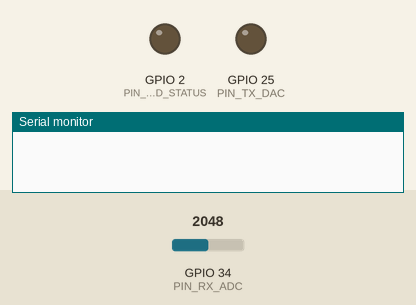
Recording of a sketch running on a simulated ESP32. Parts: output pins drawn as LEDs (lit = HIGH), the last lines printed to the serial monitor. Dashed ring = blinking. The test bench sets the inputs (shaded band); at power-on: GPIO 34 (PIN_RX_ADC) = 2048 (analog values on the 0–4095 scale).

Above: at 0.0 s.
At 1.1 s:
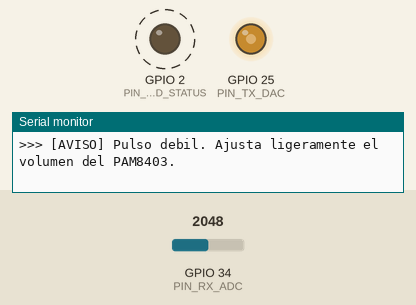
Timing chart, 0 to 41.0 s (numbered marks = the images above):
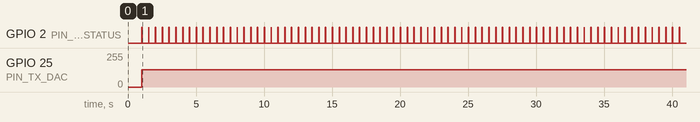

Measured:
- by itself, GPIO 2 (PIN_LED_STATUS): alternates HIGH for 0.03 s and LOW for 0.47 s

The sketch:

04_loopback_acustico.ino
```cpp
/**
 * Test 04: Loopback acustico
 * Este test emite pulsos acusticos y los detecta mediante un microfono.
 * Mide la correlacion entre la señal emitida y la capturada para verificar el acople directo.
 */

#include "driver/dac.h"
#include "config.h"
#include "dsp_radar.h"

uint8_t dac_pulso_tx[N_PULSO_TX];
float   ref_pulso_tx[N_PULSO_TX];

uint16_t adc_raw_rx[N_CAPTURA_RX];
float    senal_rx[N_CAPTURA_RX];
float    corr_out[N_CORRELACION];

unsigned long ultimo_disparo_ms = 0;
int contador_pulsos = 0;

void setup() {
    Serial.begin(VELOCIDAD_SERIAL);
    delay(1000);

    pinMode(PIN_LED_STATUS, OUTPUT);
    digitalWrite(PIN_LED_STATUS, LOW);

    analogReadResolution(12);
    analogSetPinAttenuation(PIN_RX_ADC, ADC_11db);

    dac_output_enable(DAC_CHANNEL_1);
    dac_output_voltage(DAC_CHANNEL_1, 128);

    dsp_sintetizar_pulso(dac_pulso_tx, ref_pulso_tx, N_PULSO_TX, FREQ_SONAR_HZ, (float)FS_HZ);

    Serial.println("\nTest 04: Loopback acustico (deteccion de pulso propio)");
    Serial.println("El parlante emite pulsos cortos y el microfono captura el sonido.");
    Serial.println("La FFT calcula la correlacion para verificar el acople directo.\n");
}

void loop() {
    if (millis() - ultimo_disparo_ms < PERIODO_TEST_MS) {
        return;
    }
    ultimo_disparo_ms = millis();
    contador_pulsos++;

    digitalWrite(PIN_LED_STATUS, HIGH);

    // 1. emite el pulso y captura la senal en el ADC a 10 kHz
    for (int n = 0; n < N_CAPTURA_RX; n++) {
        unsigned long t0 = micros();

        if (n < N_PULSO_TX) {
            dac_output_voltage(DAC_CHANNEL_1, dac_pulso_tx[n]);
        } else {
            dac_output_voltage(DAC_CHANNEL_1, 128);
        }

        adc_raw_rx[n] = analogRead(PIN_RX_ADC);

        while (micros() - t0 < TS_US) {
            // espera activa a 100 us
        }
    }
    dac_output_voltage(DAC_CHANNEL_1, 128);
    digitalWrite(PIN_LED_STATUS, LOW);

    // 2. remueve el offset DC de la captura
    float suma_adc = 0.0f;
    for (int n = 0; n < N_CAPTURA_RX; n++) {
        suma_adc += adc_raw_rx[n];
    }
    float media_dc = suma_adc / (float)N_CAPTURA_RX;

    for (int n = 0; n < N_CAPTURA_RX; n++) {
        senal_rx[n] = (float)adc_raw_rx[n] - media_dc;
    }

    // 3. calcula la correlacion cruzada mediante FFT radix-2
    unsigned long t_dsp_0 = micros();
    dsp_correlacion_cruzada(senal_rx, N_CAPTURA_RX, ref_pulso_tx, N_PULSO_TX, corr_out, N_FFT_PUNTOS);
    unsigned long t_dsp_us = micros() - t_dsp_0;

    // 4. busca el pico maximo absoluto
    float max_corr = 0.0f;
    int m_pico = 0;
    for (int m = 0; m < N_CORRELACION; m++) {
        float val = fabsf(corr_out[m]);
        if (val > max_corr) {
            max_corr = val;
            m_pico = m;
        }
    }

    float retardo_ms = ((float)m_pico / (float)FS_HZ) * 1000.0f;

    // 5. imprime los datos y el perfil de correlacion
    Serial.println("----------------------------------------------------------------------");
    Serial.printf("[PULSO #%3d] Pico en muestra m = %2d (%4.2f ms) | Amplitud Corr: %6.1f | DSP: %lu us\n",
                  contador_pulsos, m_pico, retardo_ms, max_corr, t_dsp_us);

    Serial.print("Perfil Corr [m=0..34]: ");
    for (int m = 0; m < 35; m++) {
        float norm = (max_corr > 0.0f) ? (fabsf(corr_out[m]) / max_corr) : 0.0f;
        if (m == m_pico) {
            Serial.print("*"); // pico detectado
        } else if (norm > 0.6f) {
            Serial.print("#");
        } else if (norm > 0.3f) {
            Serial.print("-");
        } else {
            Serial.print(".");
        }
    }
    Serial.println();

    if (m_pico <= 8 && max_corr > 80.0f) {
        Serial.println(">>> [EXITO] Acople acustico directo detectado correctamente.");
    } else if (max_corr <= 80.0f) {
        Serial.println(">>> [AVISO] Pulso debil. Ajusta ligeramente el volumen del PAM8403.");
    } else {
        Serial.println(">>> [ECO DETECTADO]");
    }
}
```

dsp_radar.cpp
```cpp
#include "dsp_radar.h"
#include <math.h>

void dsp_sintetizar_pulso(uint8_t* dac_out, float* ref_out, int n_puntos, float f0, float fs) {
    for (int n = 0; n < n_puntos; n++) {
        float t = (float)n / fs;
        // ventana de Hann para suavizar el pulso
        float ventana = 0.5f * (1.0f - cosf(2.0f * PI * n / (n_puntos - 1)));
        float tono = sinf(2.0f * PI * f0 * t);
        float senal_modulada = tono * ventana;

        ref_out[n] = senal_modulada;

        int val_dac = (int)(128.0f + 120.0f * senal_modulada);
        if (val_dac < 0) val_dac = 0;
        if (val_dac > 255) val_dac = 255;
        dac_out[n] = (uint8_t)val_dac;
    }
}

void dsp_fft_radix2(Complex* X, int N, bool es_inversa) {
    int j = 0;
    for (int i = 0; i < N - 1; i++) {
        if (i < j) {
            Complex temp = X[i];
            X[i] = X[j];
            X[j] = temp;
        }
        int k = N >> 1;
        while (k <= j) {
            j -= k;
            k >>= 1;
        }
        j += k;
    }

    for (int len = 2; len <= N; len <<= 1) {
        float angulo = 2.0f * PI / len * (es_inversa ? 1.0f : -1.0f);
        Complex wlen(cosf(angulo), sinf(angulo));
        int mitad = len >> 1;

        for (int i = 0; i < N; i += len) {
            Complex w(1.0f, 0.0f);
            for (int k = 0; k < mitad; k++) {
                Complex u = X[i + k];
                Complex v = X[i + k + mitad] * w;
                X[i + k] = u + v;
                X[i + k + mitad] = u - v;
                w = w * wlen;
            }
        }
    }

    if (es_inversa) {
        float inv_N = 1.0f / (float)N;
        for (int i = 0; i < N; i++) {
            X[i].real *= inv_N;
            X[i].imag *= inv_N;
        }
    }
}

static Complex buf_fft_rx[N_FFT_PUNTOS];
static Complex buf_fft_tx[N_FFT_PUNTOS];
static Complex buf_fft_prod[N_FFT_PUNTOS];

void dsp_correlacion_cruzada(
    const float* senal_rx, int n_rx,
    const float* senal_tx, int n_tx,
    float* r_out, int n_fft
) {
    for (int i = 0; i < n_fft; i++) {
        buf_fft_rx[i] = (i < n_rx) ? Complex(senal_rx[i], 0.0f) : Complex(0.0f, 0.0f);
        buf_fft_tx[i] = (i < n_tx) ? Complex(senal_tx[i], 0.0f) : Complex(0.0f, 0.0f);
    }

    dsp_fft_radix2(buf_fft_rx, n_fft, false);
    dsp_fft_radix2(buf_fft_tx, n_fft, false);

    for (int k = 0; k < n_fft; k++) {
        buf_fft_prod[k] = buf_fft_rx[k] * buf_fft_tx[k].conj();
    }

    dsp_fft_radix2(buf_fft_prod, n_fft, true);

    int n_validas = n_rx - n_tx + 1;
    for (int m = 0; m < n_validas; m++) {
        r_out[m] = buf_fft_prod[m].real;
    }
}
```

dsp_radar.h
```cpp
#ifndef DSP_RADAR_H
#define DSP_RADAR_H

#include "config.h"
#include <stdint.h>
#include <math.h>

#ifndef PI
#define PI 3.14159265358979323846f
#endif

// numeros complejos para calculo de la FFT
struct Complex {
    float real;
    float imag;

    Complex() : real(0.0f), imag(0.0f) {}
    Complex(float r, float i) : real(r), imag(i) {}

    inline Complex operator+(const Complex& b) const {
        return Complex(real + b.real, imag + b.imag);
    }
    inline Complex operator-(const Complex& b) const {
        return Complex(real - b.real, imag - b.imag);
    }
    inline Complex operator*(const Complex& b) const {
        return Complex(real * b.real - imag * b.imag, real * b.imag + imag * b.real);
    }
    inline Complex conj() const {
        return Complex(real, -imag);
    }
};

void dsp_sintetizar_pulso(uint8_t* dac_out, float* ref_out, int n_puntos, float f0, float fs);
void dsp_fft_radix2(Complex* X, int N, bool es_inversa = false);
void dsp_correlacion_cruzada(
    const float* senal_rx, int n_rx,
    const float* senal_tx, int n_tx,
    float* r_out, int n_fft
);

#endif // DSP_RADAR_H
```

config.h
```cpp
#ifndef CONFIG_H
#define CONFIG_H

#include <stdint.h>

#define PIN_TX_DAC          25  // salida dac1 hacia el amplificador PAM8403
#define PIN_RX_ADC          34  // entrada adc1 conectada al microfono
#define PIN_LED_STATUS       2  // led azul integrado en la placa

#define FS_HZ               10000       // frecuencia de muestreo de 10 kHz (Ts = 100 us)
#define TS_US               (1000000 / FS_HZ)

#define FREQ_SONAR_HZ       1500.0f     // tono de prueba de 1.5 kHz
#define VEL_SONIDO_MS       343.0f

#define N_PULSO_TX          64          // 64 muestras de pulso (6.4 ms)
#define N_CAPTURA_RX        256         // 256 muestras de captura (25.6 ms)
#define N_FFT_PUNTOS        512         // zero-padding para la fft radix-2
#define N_CORRELACION       (N_CAPTURA_RX - N_PULSO_TX + 1)

#define PERIODO_TEST_MS     500         // disparo cada 500 ms
#define VELOCIDAD_SERIAL    115200

#endif // CONFIG_H
```
